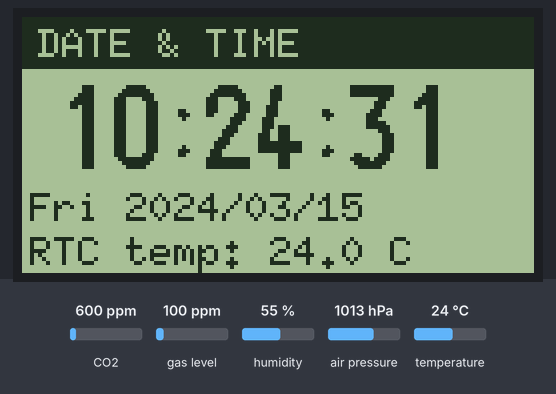
Bench run of a sketch on a simulated ESP8266 (NodeMCU). Shown: 128×64 one-colour display. The test bench sets the inputs (shaded band); at power-on: CO2 600 ppm, gas level 100 ppm, humidity 55 %, air pressure 1013 hPa, temperature 24 °C. The local clock reads 2024-03-15 10:24:30 at power-on unless the sketch sets it; what the sketch prints to the serial monitor is not drawn.

Above: at 1.3 s.
1.4 s: CO2 set to 452 ppm
At 9.3 s:
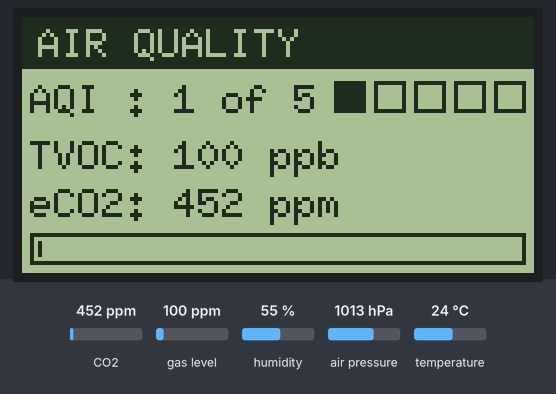
12.2 s: gas level set to 20 ppm
At 20.7 s:
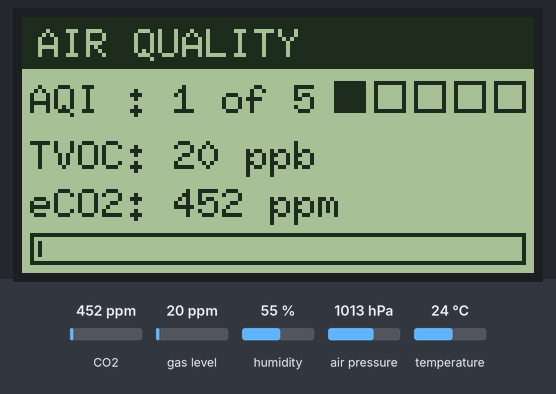
21.8 s: humidity set to 22 %
At 29.5 s:
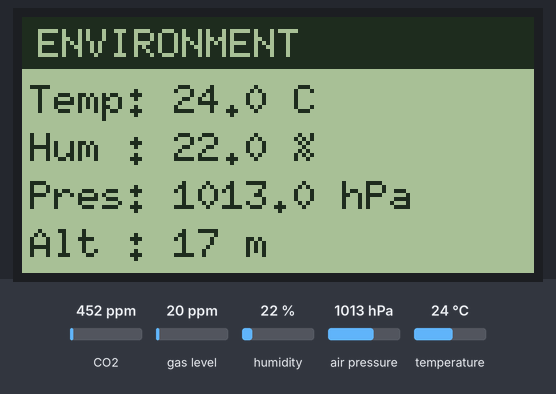
32.6 s: air pressure set to 952 hPa
At 41.7 s:
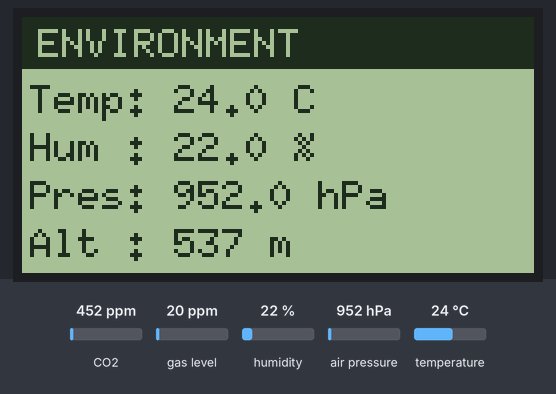
42.0 s: temperature set to 12 °C
At 50.6 s:
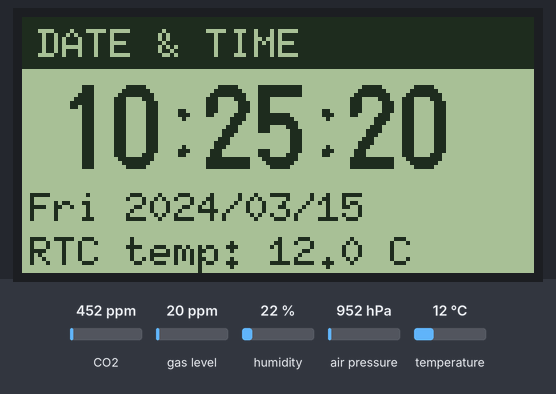
Timing chart, 0 to 51.6 s (numbered marks = the images above; inputs shaded):
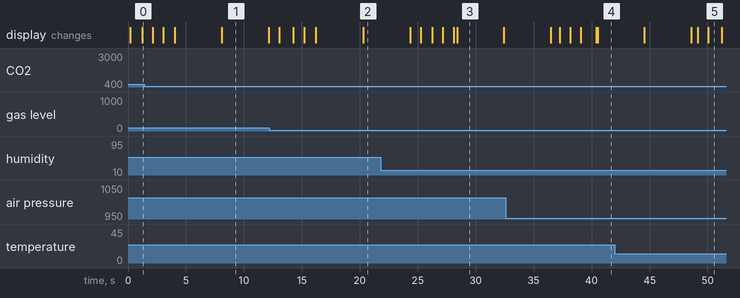

Measured:
- what the display in image 1 shows lasts 4.0 s, from 8.1 s to 12.1 s
- what the display in image 3 shows lasts 4.0 s, from 28.4 s to 32.4 s

The sketch:

esp8266_rtc3231_bmp180_ens160_ath21_lcd12764.ino
```cpp
// DS3231 real-time clock (date/time + temperature) + BMP180 (temperature/pressure/altitude) + ENSS160 (VOC/CO2) + AHT21 (temperature/humidity) over I2C
// rendered on an ST7920 128x64 graphic LCD over hardware SPI.
//
// Board: Generic ESP8266 Module (ESP8266EX)
//
// Wiring (ESP8266):
//   I2C sensors: SDA -> GPIO4/D2, SCL -> GPIO5/D1, all sensors on the same bus.
//   ST7920 LCD (hardware SPI, write-only so no MISO):
//     - RS/CS      -> D8 (GPIO15)
//     - R/W (MOSI) -> D7 (GPIO13)
//     - E   (SCK)  -> D5 (GPIO14)
//     - PSB        -> GND (selects the LCD's serial mode)
//     - RST        -> Vin (5V), so U8g2 does not drive the reset line
//
// Required libraries:
//   - RTClib by Adafruit
//   - Adafruit BMP085 (also supports the BMP180)
//   - ENS160 - Adafruit Fork (ScioSense_ENS160)
//   - Adafruit AHTX0
//   - U8g2

#include <Wire.h>
#include <SPI.h>
#include <U8g2lib.h>
#include "RTClib.h"
#include <Adafruit_BMP085.h>
#include <Adafruit_AHTX0.h>
#include "ScioSense_ENS160.h"

// I2C pins for ESP8266 (Wire.begin(SDA, SCL) mapping)
#define I2C_SDA 4   // GPIO4 = D2
#define I2C_SCL 5   // GPIO5 = D1
// ST7920 chip-select; SCK/MOSI are fixed by the ESP8266 hardware SPI peripheral
#define LCD_CS 15   // GPIO15 = D8
// I2C device addresses
#define ENS160_I2C_ADDR 0x53
// AHT21 is strictly 0x38
#define AHT21_I2C_ADDR 0x38
// DS3231 is strictly 0x68
#define DS3231_I2C_ADDR 0x68
// BMP180 is strictly 0x77
#define BMP180_I2C_ADDR 0x77

// User configuration - modify these for your location
#define SEALEVEL_PRESSURE_PA 101500  // Adjust to local sea level pressure in Pascals (Medellin 101500)
#define READ_INTERVAL_MS 5000
#define SCREEN_INTERVAL_MS 4000      // How long each display page stays on screen
#define SCREEN_COUNT 3


RTC_DS3231 rtc;
Adafruit_BMP085 bmp;
Adafruit_AHTX0 aht;
ScioSense_ENS160 ens160(ENS160_I2C_ADDR);
// The LCD reset line is tied to Vin, so U8g2 does not control it.
U8G2_ST7920_128X64_F_HW_SPI u8g2(U8G2_R0, /* CS=*/ LCD_CS, /* reset=*/ U8X8_PIN_NONE);

// Translates DateTime::dayOfTheWeek() (0=Sunday..6=Saturday) to a name
char daysOfTheWeek[7][12] = {"Sunday", "Monday", "Tuesday", "Wednesday", "Thursday", "Friday", "Saturday"};
// Three-letter form, for the width-constrained LCD
char daysShort[7][4] = {"Sun", "Mon", "Tue", "Wed", "Thu", "Fri", "Sat"};

// Last known-good readings, held between polls so the display keeps showing
// values while the sensors are between samples (or after a transient failure).
DateTime now;
float rtcTemp = 0;
float bmp180temp = 0, bmp180pressure = 0, bmp180altitude = 0;
float tempC = 0, rh = 0;
uint8_t aqi = 0;
uint16_t tvoc = 0, eco2 = 0;
bool haveAirQuality = false;

unsigned long lastSensorRead = 0;
unsigned long lastClockTick = 0;
unsigned long lastScreenSwitch = 0;
uint8_t currentScreen = 0;

void setup() {
  Serial.begin(115200);
  Serial.println("");

  // Initialize I2C with ESP8266 pins
  Wire.begin(I2C_SDA, I2C_SCL);

  // Initialize the DS3231 (Default Address: 0x68)
  if (!rtc.begin()) {
    Serial.println(F("Error: Could not find DS3231 module. Check your wiring!"));
    while (1) delay(10);
  }
  Serial.println(F("DS3231 initialized successfully."));

  // Check if the RTC lost power (e.g. battery removed/drained)
  if (rtc.lostPower()) {
    Serial.println(F("RTC lost power! Synchronizing time with compilation time..."));

    // Automatically sets the RTC to the exact date & time this sketch was compiled
    rtc.adjust(DateTime(F(__DATE__), F(__TIME__)));

    // To set the time manually instead, uncomment the line below (Year, Month, Day, Hour, Min, Sec):
    // rtc.adjust(DateTime(2026, 8, 5, 21, 30, 0));
  }

  // Uncomment to force a re-sync to compile time even if the RTC didn't report lost power
  // (e.g. the battery is fine but the stored time is stale/wrong):
  // rtc.adjust(DateTime(F(__DATE__), F(__TIME__)));

  // Initialize the BMP180 (Default Address: 0x77)
  if (!bmp.begin()) {
    Serial.println(F("Error: Could not find BMP180 sensor. Check your wiring!"));
    while (1) delay(10);
  }
  Serial.println(F("BMP180 initialized successfully."));

  // Initialize AHT21
  if (!aht.begin(&Wire)) {
    Serial.println("ERROR: Could not find AHT21 sensor!");
    while (1) delay(100);
  }
  Serial.println("OK: AHT21 initialized successfully.");

  // Initialize ENS160
  if (!ens160.begin()) {
    Serial.println("ERROR: Could not find ENS160 sensor! Check address (0x53 or 0x52).");
    while (1) delay(100); // TODO: Disable sensor instead of blocking program
  }
  // Set ENS160 to standard operating mode
  if (!ens160.setMode(ENS160_OPMODE_STD)) {
    Serial.println("WARNING: ENS160 setMode(STD) failed; readings may be stale.");
  }
  Serial.println("OK: ENS160 initialized successfully.");
  Serial.println("Note: Metal-oxide sensors require ~1 hour warm-up for peak accuracy.");

  // Initialize the ST7920 LCD. ESP8266 hardware SPI: SCK=D5 (GPIO14), MOSI=D7 (GPIO13).
  // The display is write-only, so MISO is not connected.
  SPI.begin();
  u8g2.setBusClock(600000);  // 600 kHz stable SPI speed
  u8g2.begin();
  Serial.println("OK: ST7920 128x64 LCD initialized successfully.");

  // Show something immediately instead of an empty screen for the first interval
  readSensors();
  printSensors();
}

// Polls every sensor once and refreshes the cached values.
void readSensors() {
  // Fetch the current snapshot of date and time from the module
  now = rtc.now();
  rtcTemp = rtc.getTemperature();

  bmp180temp = bmp.readTemperature();
  bmp180pressure = bmp.readPressure() / 100.0F; // Convert Pa to hPa, 1hPa = 100Pa = 1mbar
  bmp180altitude = bmp.readAltitude(SEALEVEL_PRESSURE_PA);

  sensors_event_t humidityEvent;
  sensors_event_t temperatureEvent;
  if (aht.getEvent(&humidityEvent, &temperatureEvent)) {
    tempC = temperatureEvent.temperature;
    rh = humidityEvent.relative_humidity;
  } else {
    Serial.println("WARNING: AHT21 read failed, keeping last reading.");
  }

  // Feed environmental data to the ENS160 for internal compensation.
  // measure(false) polls the status register once instead of blocking until new
  // data is flagged, so a stalled sensor can't hang the loop.
  ens160.set_envdata(tempC, rh);
  haveAirQuality = ens160.measure(false);
  if (haveAirQuality) {
    aqi = ens160.getAQI();          // Air Quality Index (1-5)
    tvoc = ens160.getTVOC();        // TVOC in ppb (low=0ppb, high=1000ppb)
    eco2 = ens160.geteCO2();        // eCO2 in ppm (low=400ppm, high=6000ppm)
  }
}

// Dumps the cached readings to the serial monitor.
void printSensors() {
  Serial.printf("RTC    : %04d/%02d/%02d (%s) %02d:%02d:%02d\n",
                now.year(), now.month(), now.day(),
                daysOfTheWeek[now.dayOfTheWeek()],
                now.hour(), now.minute(), now.second());
  Serial.printf("RTC    : Temp: %.1f C\n", rtcTemp);
  Serial.printf("BMP180 : Temp: %.1f C  | Pressure: %.2f hPa | Approx Altitude: %.2f m\n", bmp180temp, bmp180pressure, bmp180altitude);
  Serial.printf("AHT21  : Temp: %.1f C  |  Humidity: %.1f %%\n", tempC, rh);
  if (haveAirQuality) {
    Serial.printf("ENS160 : AQI: %d (1-5)  |  TVOC: %d ppb  |  eCO2: %d ppm\n", aqi, tvoc, eco2);
  }
  Serial.println();
}

// Inverted title bar across the top 13 pixels.
void drawHeader(const char *title) {
  u8g2.drawBox(0, 0, 128, 13);
  u8g2.setDrawColor(0); // White text on black background
  u8g2.setFont(u8g2_font_6x10_tf);
  u8g2.drawStr(4, 10, title);
  u8g2.setDrawColor(1); // Reset back to normal black drawing
}

// Page 1: date and time from the DS3231, plus its die temperature.
void drawScreenClock() {
  drawHeader("DATE & TIME");
  char line[24];

  // 20px digit-only font: HH:MM:SS is 8 chars at ~10px each, centred by eye
  u8g2.setFont(u8g2_font_logisoso20_tn);
  snprintf(line, sizeof(line), "%02d:%02d:%02d", now.hour(), now.minute(), now.second());
  u8g2.drawStr(8, 38, line);

  u8g2.setFont(u8g2_font_6x10_tf);
  snprintf(line, sizeof(line), "%s %04d/%02d/%02d", daysShort[now.dayOfTheWeek()],
           now.year(), now.month(), now.day());
  u8g2.drawStr(2, 51, line);

  snprintf(line, sizeof(line), "RTC temp: %.1f C", rtcTemp);
  u8g2.drawStr(2, 62, line);
}

// Page 2: AHT21 temperature/humidity and BMP180 pressure/altitude.
void drawScreenEnvironment() {
  drawHeader("ENVIRONMENT");
  u8g2.setFont(u8g2_font_6x10_tf);

  // Font is 6px/char; keep each line under ~20 chars so it fits the 128px width.
  char line[24];
  snprintf(line, sizeof(line), "Temp: %.1f C", tempC);
  u8g2.drawStr(2, 24, line);

  snprintf(line, sizeof(line), "Hum : %.1f %%", rh);
  u8g2.drawStr(2, 36, line);

  snprintf(line, sizeof(line), "Pres: %.1f hPa", bmp180pressure);
  u8g2.drawStr(2, 48, line);

  snprintf(line, sizeof(line), "Alt : %.0f m", bmp180altitude);
  u8g2.drawStr(2, 60, line);
}

// Page 3: ENS160 air quality, with a 1-5 AQI bar graph.
void drawScreenAirQuality() {
  drawHeader("AIR QUALITY");
  u8g2.setFont(u8g2_font_6x10_tf);

  if (!haveAirQuality) {
    u8g2.drawStr(2, 30, "ENS160 warming up");
    u8g2.drawStr(2, 42, "(no data yet)");
    return;
  }

  char line[24];
  snprintf(line, sizeof(line), "AQI : %d of 5", aqi);
  u8g2.drawStr(2, 24, line);

  // Five slots, filled up to the current AQI level
  for (uint8_t i = 0; i < 5; i++) {
    if (i < aqi) {
      u8g2.drawBox(78 + i * 10, 16, 8, 8);
    } else {
      u8g2.drawFrame(78 + i * 10, 16, 8, 8);
    }
  }

  snprintf(line, sizeof(line), "TVOC: %d ppb", tvoc);
  u8g2.drawStr(2, 38, line);

  snprintf(line, sizeof(line), "eCO2: %d ppm", eco2);
  u8g2.drawStr(2, 50, line);

  // eCO2 bar scaled over the sensor's 400..6000 ppm reporting range
  uint16_t clamped = eco2 < 400 ? 400 : (eco2 > 6000 ? 6000 : eco2);
  u8g2.drawFrame(2, 54, 124, 8);
  u8g2.drawBox(4, 56, ((clamped - 400) * 120) / 5600, 4);
}

void loop() {
  unsigned long nowMs = millis();

  // The clock page shows seconds, so re-read the RTC more often than the full
  // sensor sweep - otherwise the displayed time would step in 5 second jumps.
  if (nowMs - lastClockTick >= 250) {
    lastClockTick = nowMs;
    now = rtc.now();
  }

  if (nowMs - lastSensorRead >= READ_INTERVAL_MS) {
    lastSensorRead = nowMs;
    readSensors();
    printSensors();
  }

  // Rotate through the pages
  if (nowMs - lastScreenSwitch >= SCREEN_INTERVAL_MS) {
    lastScreenSwitch = nowMs;
    currentScreen = (currentScreen + 1) % SCREEN_COUNT;
  }

  u8g2.clearBuffer();
  switch (currentScreen) {
    case 0: drawScreenClock(); break;
    case 1: drawScreenEnvironment(); break;
    case 2: drawScreenAirQuality(); break;
  }
  u8g2.sendBuffer();

  delay(50); // ~20 FPS frame pacing; keeps the SPI bus from being hammered
}
```
